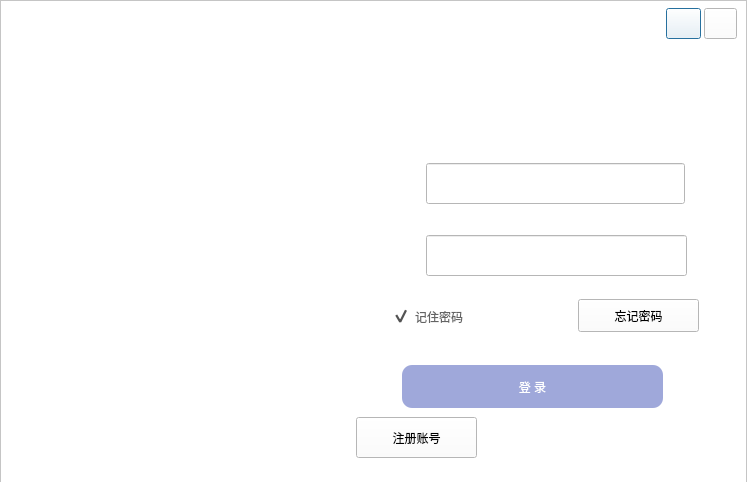
<?xml version="1.0" encoding="UTF-8"?>
<ui version="4.0">
 <class>Dialog</class>
 <widget class="QDialog" name="Dialog">
  <property name="geometry">
   <rect>
    <x>0</x>
    <y>0</y>
    <width>749</width>
    <height>482</height>
   </rect>
  </property>
  <property name="minimumSize">
   <size>
    <width>749</width>
    <height>482</height>
   </size>
  </property>
  <property name="maximumSize">
   <size>
    <width>749</width>
    <height>482</height>
   </size>
  </property>
  <property name="windowTitle">
   <string>Dialog</string>
  </property>
  <property name="windowIcon">
   <iconset resource="RecSystem.qrc">
    <normaloff>:/login/icons/bird-logo.png</normaloff>:/login/icons/bird-logo.png</iconset>
  </property>
  <property name="styleSheet">
   <string notr="true">background-color: rgb(255, 255, 255);</string>
  </property>
  <widget class="QFrame" name="frame">
   <property name="geometry">
    <rect>
     <x>0</x>
     <y>0</y>
     <width>747</width>
     <height>483</height>
    </rect>
   </property>
   <property name="frameShape">
    <enum>QFrame::StyledPanel</enum>
   </property>
   <property name="frameShadow">
    <enum>QFrame::Raised</enum>
   </property>
   <widget class="QPushButton" name="btn_minimize">
    <property name="geometry">
     <rect>
      <x>666</x>
      <y>8</y>
      <width>35</width>
      <height>31</height>
     </rect>
    </property>
    <property name="sizePolicy">
     <sizepolicy hsizetype="Minimum" vsizetype="Expanding">
      <horstretch>0</horstretch>
      <verstretch>0</verstretch>
     </sizepolicy>
    </property>
    <property name="minimumSize">
     <size>
      <width>25</width>
      <height>25</height>
     </size>
    </property>
    <property name="maximumSize">
     <size>
      <width>40</width>
      <height>16777215</height>
     </size>
    </property>
    <property name="toolTip">
     <string>最小化</string>
    </property>
    <property name="text">
     <string/>
    </property>
    <property name="icon">
     <iconset resource="RecSystem.qrc">
      <normaloff>:/login/icons/minmax.png</normaloff>:/login/icons/minmax.png</iconset>
    </property>
   </widget>
   <widget class="QLabel" name="label_movie">
    <property name="geometry">
     <rect>
      <x>30</x>
      <y>20</y>
      <width>301</width>
      <height>71</height>
     </rect>
    </property>
    <property name="sizePolicy">
     <sizepolicy hsizetype="Preferred" vsizetype="Preferred">
      <horstretch>0</horstretch>
      <verstretch>0</verstretch>
     </sizepolicy>
    </property>
    <property name="font">
     <font>
      <family>楷体</family>
      <pointsize>16</pointsize>
     </font>
    </property>
    <property name="toolTip">
     <string>&lt;html&gt;&lt;head/&gt;&lt;body&gt;&lt;p&gt;思绪无限&lt;/p&gt;&lt;p&gt;CSDN：&lt;a href=&quot;htps:wuxian.blog.csdn.net&quot;&gt;&lt;span style=&quot; text-decoration: underline; color:#0000ff;&quot;&gt;wuxian.blog.csdn.net&lt;/span&gt;&lt;/a&gt;&lt;/p&gt;&lt;p&gt;B站：&lt;a href=&quot;https://space.bilibili.com/456667721&quot;&gt;&lt;span style=&quot; text-decoration: underline; color:#0000ff;&quot;&gt;思绪亦无限&lt;/span&gt;&lt;/a&gt;&lt;/p&gt;&lt;/body&gt;&lt;/html&gt;</string>
    </property>
    <property name="layoutDirection">
     <enum>Qt::LeftToRight</enum>
    </property>
    <property name="styleSheet">
     <string notr="true">QLabel{
border-image: url(:/login/icons/sign.png);
}</string>
    </property>
    <property name="text">
     <string>&lt;html&gt;&lt;head/&gt;&lt;body&gt;&lt;p align=&quot;center&quot;&gt;&lt;br/&gt;&lt;/p&gt;&lt;/body&gt;&lt;/html&gt;</string>
    </property>
    <property name="alignment">
     <set>Qt::AlignCenter</set>
    </property>
   </widget>
   <widget class="QTabWidget" name="tabWidget">
    <property name="geometry">
     <rect>
      <x>326</x>
      <y>2</y>
      <width>417</width>
      <height>475</height>
     </rect>
    </property>
    <property name="layoutDirection">
     <enum>Qt::LeftToRight</enum>
    </property>
    <property name="autoFillBackground">
     <bool>false</bool>
    </property>
    <property name="styleSheet">
     <string notr="true">
QTabWidget::pane{
min-width:70px;
min-height:25px;
border-top: 0px solid;
	background-color: transparent;
}

QTabBar::tab {
font-size:10px;
min-width:70px;

min-height:25px;

color: black;

font:12px &quot;Microsoft YaHei&quot;;

border: -1px solid;



}

QTabBar::tab:selected{

min-width:70px;

min-height:25px;
color: black;

font:11px &quot;Microsoft YaHei&quot;;

border: 0px solid;

border-bottom: 0px solid;

border-color: #4796f0;

}</string>
    </property>
    <property name="currentIndex">
     <number>0</number>
    </property>
    <property name="tabBarAutoHide">
     <bool>true</bool>
    </property>
    <widget class="QWidget" name="tab_login">
     <attribute name="title">
      <string/>
     </attribute>
     <widget class="QCheckBox" name="checkBox_remenber">
      <property name="geometry">
       <rect>
        <x>66</x>
        <y>272</y>
        <width>115</width>
        <height>35</height>
       </rect>
      </property>
      <property name="styleSheet">
       <string notr="true">
QCheckBox{
font: 10pt &quot;微软雅黑&quot;;
color: rgb(100, 100, 100);
spacing: 5px;
background-color: transparent;
}

QCheckBox::indicator {
width: 18px;
height: 18px;
}
QCheckBox::indicator:unchecked {
border-image: url(:/login/icons/check.png);
}

QCheckBox::indicator:checked {
border-image: url(:/login/icons/checked.png);
}
 </string>
      </property>
      <property name="text">
       <string>记住密码</string>
      </property>
      <property name="iconSize">
       <size>
        <width>18</width>
        <height>18</height>
       </size>
      </property>
      <property name="checked">
       <bool>true</bool>
      </property>
     </widget>
     <widget class="QLineEdit" name="lineEdit_password">
      <property name="geometry">
       <rect>
        <x>100</x>
        <y>208</y>
        <width>261</width>
        <height>41</height>
       </rect>
      </property>
      <property name="font">
       <font>
        <family>微软雅黑</family>
        <pointsize>12</pointsize>
       </font>
      </property>
      <property name="text">
       <string/>
      </property>
     </widget>
     <widget class="QLabel" name="label_log_passwordBack">
      <property name="geometry">
       <rect>
        <x>52</x>
        <y>208</y>
        <width>319</width>
        <height>43</height>
       </rect>
      </property>
      <property name="styleSheet">
       <string notr="true">border-image: url(:/images/icons/logo1.png);</string>
      </property>
      <property name="text">
       <string/>
      </property>
     </widget>
     <widget class="QLabel" name="label_log_user">
      <property name="geometry">
       <rect>
        <x>64</x>
        <y>146</y>
        <width>21</width>
        <height>21</height>
       </rect>
      </property>
      <property name="styleSheet">
       <string notr="true">border-image: url(:/login/icons/logo2.png);
background-color: transparent;</string>
      </property>
      <property name="text">
       <string/>
      </property>
     </widget>
     <widget class="QLineEdit" name="lineEdit_user_log">
      <property name="geometry">
       <rect>
        <x>100</x>
        <y>136</y>
        <width>259</width>
        <height>41</height>
       </rect>
      </property>
      <property name="font">
       <font>
        <family>微软雅黑</family>
        <pointsize>12</pointsize>
        <italic>false</italic>
        <bold>false</bold>
       </font>
      </property>
      <property name="text">
       <string/>
      </property>
     </widget>
     <widget class="QToolButton" name="toolButton_forgetCode">
      <property name="geometry">
       <rect>
        <x>252</x>
        <y>272</y>
        <width>121</width>
        <height>33</height>
       </rect>
      </property>
      <property name="cursor">
       <cursorShape>PointingHandCursor</cursorShape>
      </property>
      <property name="text">
       <string>忘记密码</string>
      </property>
      <property name="iconSize">
       <size>
        <width>16</width>
        <height>16</height>
       </size>
      </property>
     </widget>
     <widget class="QLabel" name="label_log_password">
      <property name="geometry">
       <rect>
        <x>64</x>
        <y>220</y>
        <width>21</width>
        <height>21</height>
       </rect>
      </property>
      <property name="styleSheet">
       <string notr="true">border-image: url(:/login/icons/logo3.png);
background-color: transparent;</string>
      </property>
      <property name="text">
       <string/>
      </property>
     </widget>
     <widget class="QPushButton" name="pushButton_login">
      <property name="geometry">
       <rect>
        <x>76</x>
        <y>338</y>
        <width>261</width>
        <height>43</height>
       </rect>
      </property>
      <property name="styleSheet">
       <string notr="true">QPushButton{
	background-color:rgb(159,168,218);
	border-radius:10px; 
    border:1px;
	font:17px &quot;微软雅黑&quot;;
	color:rgba(255,255,255);
}

QPushButton::pressed{
	border-color:rgba(255,255,255,30);
	background-color: rgb(0, 170, 255);
	border-style:inset;
	color:rgba(0,0,0,100);
}

QPushButton::hover{
	background-color: rgb(73, 154, 237);
	border-color:rgba(255,255,255,200);
	color:rgba(255,255,255);
}</string>
      </property>
      <property name="text">
       <string>登 录</string>
      </property>
     </widget>
     <widget class="QLabel" name="label_pic">
      <property name="geometry">
       <rect>
        <x>166</x>
        <y>16</y>
        <width>85</width>
        <height>85</height>
       </rect>
      </property>
      <property name="minimumSize">
       <size>
        <width>85</width>
        <height>85</height>
       </size>
      </property>
      <property name="maximumSize">
       <size>
        <width>85</width>
        <height>85</height>
       </size>
      </property>
      <property name="font">
       <font>
        <family>Adobe 黑体 Std R</family>
        <pointsize>18</pointsize>
        <italic>false</italic>
        <bold>true</bold>
       </font>
      </property>
      <property name="styleSheet">
       <string notr="true">border-image: url(:/login/icons/user.png);
background-color: transparent;
border-radius:40px;</string>
      </property>
      <property name="text">
       <string/>
      </property>
      <property name="alignment">
       <set>Qt::AlignCenter</set>
      </property>
     </widget>
     <widget class="QLabel" name="label_log_userBack">
      <property name="geometry">
       <rect>
        <x>52</x>
        <y>136</y>
        <width>319</width>
        <height>43</height>
       </rect>
      </property>
      <property name="styleSheet">
       <string notr="true">border-image: url(:/images/icons/logo1.png);</string>
      </property>
      <property name="text">
       <string/>
      </property>
     </widget>
     <widget class="QToolButton" name="toolButton_go2reg">
      <property name="geometry">
       <rect>
        <x>30</x>
        <y>390</y>
        <width>121</width>
        <height>41</height>
       </rect>
      </property>
      <property name="cursor">
       <cursorShape>PointingHandCursor</cursorShape>
      </property>
      <property name="text">
       <string>注册账号</string>
      </property>
     </widget>
     <widget class="QLabel" name="label_log_info">
      <property name="geometry">
       <rect>
        <x>162</x>
        <y>402</y>
        <width>179</width>
        <height>39</height>
       </rect>
      </property>
      <property name="styleSheet">
       <string notr="true">background-color: transparent;
color: rgb(255, 0, 127);
font: 9pt &quot;微软雅黑&quot;;</string>
      </property>
      <property name="text">
       <string/>
      </property>
     </widget>
     <zorder>label_log_passwordBack</zorder>
     <zorder>label_log_userBack</zorder>
     <zorder>checkBox_remenber</zorder>
     <zorder>lineEdit_password</zorder>
     <zorder>label_log_user</zorder>
     <zorder>lineEdit_user_log</zorder>
     <zorder>toolButton_forgetCode</zorder>
     <zorder>label_log_password</zorder>
     <zorder>pushButton_login</zorder>
     <zorder>label_pic</zorder>
     <zorder>toolButton_go2reg</zorder>
     <zorder>label_log_info</zorder>
    </widget>
    <widget class="QWidget" name="tab_reg">
     <attribute name="title">
      <string/>
     </attribute>
     <widget class="QLineEdit" name="lineEdit_user_reg">
      <property name="geometry">
       <rect>
        <x>100</x>
        <y>122</y>
        <width>259</width>
        <height>41</height>
       </rect>
      </property>
      <property name="font">
       <font>
        <family>微软雅黑</family>
        <pointsize>12</pointsize>
        <italic>false</italic>
        <bold>false</bold>
       </font>
      </property>
      <property name="text">
       <string/>
      </property>
     </widget>
     <widget class="QLabel" name="label_reg_passwordBack">
      <property name="geometry">
       <rect>
        <x>52</x>
        <y>192</y>
        <width>319</width>
        <height>43</height>
       </rect>
      </property>
      <property name="styleSheet">
       <string notr="true">border-image: url(:/login/icons/logo1.png);</string>
      </property>
      <property name="text">
       <string/>
      </property>
     </widget>
     <widget class="QLabel" name="label_reg_user">
      <property name="geometry">
       <rect>
        <x>64</x>
        <y>132</y>
        <width>21</width>
        <height>21</height>
       </rect>
      </property>
      <property name="styleSheet">
       <string notr="true">border-image: url(:/login/icons/logo2.png);
background-color: transparent;</string>
      </property>
      <property name="text">
       <string/>
      </property>
     </widget>
     <widget class="QLineEdit" name="lineEdit_password_reg">
      <property name="geometry">
       <rect>
        <x>100</x>
        <y>192</y>
        <width>261</width>
        <height>41</height>
       </rect>
      </property>
      <property name="font">
       <font>
        <family>微软雅黑</family>
        <pointsize>12</pointsize>
       </font>
      </property>
      <property name="text">
       <string/>
      </property>
     </widget>
     <widget class="QLabel" name="label_pic_reg">
      <property name="geometry">
       <rect>
        <x>166</x>
        <y>10</y>
        <width>85</width>
        <height>85</height>
       </rect>
      </property>
      <property name="minimumSize">
       <size>
        <width>85</width>
        <height>85</height>
       </size>
      </property>
      <property name="maximumSize">
       <size>
        <width>85</width>
        <height>85</height>
       </size>
      </property>
      <property name="font">
       <font>
        <family>Adobe 黑体 Std R</family>
        <pointsize>18</pointsize>
        <italic>false</italic>
        <bold>true</bold>
       </font>
      </property>
      <property name="styleSheet">
       <string notr="true">border-image: url(:/login/icons/user.png);
background-color: transparent;
border-radius:40px;</string>
      </property>
      <property name="text">
       <string/>
      </property>
      <property name="alignment">
       <set>Qt::AlignCenter</set>
      </property>
     </widget>
     <widget class="QToolButton" name="toolButton_go2login">
      <property name="geometry">
       <rect>
        <x>10</x>
        <y>380</y>
        <width>119</width>
        <height>39</height>
       </rect>
      </property>
      <property name="cursor">
       <cursorShape>PointingHandCursor</cursorShape>
      </property>
      <property name="text">
       <string>前往登录</string>
      </property>
     </widget>
     <widget class="QLabel" name="label_reg_password">
      <property name="geometry">
       <rect>
        <x>64</x>
        <y>204</y>
        <width>21</width>
        <height>21</height>
       </rect>
      </property>
      <property name="styleSheet">
       <string notr="true">border-image: url(:/login/icons/logo3.png);
background-color: transparent;</string>
      </property>
      <property name="text">
       <string/>
      </property>
     </widget>
     <widget class="QLabel" name="label_reg_userBack">
      <property name="geometry">
       <rect>
        <x>52</x>
        <y>122</y>
        <width>319</width>
        <height>43</height>
       </rect>
      </property>
      <property name="styleSheet">
       <string notr="true">border-image: url(:/login/icons/logo1.png);</string>
      </property>
      <property name="text">
       <string/>
      </property>
     </widget>
     <widget class="QPushButton" name="pushButton_reg">
      <property name="geometry">
       <rect>
        <x>76</x>
        <y>340</y>
        <width>261</width>
        <height>43</height>
       </rect>
      </property>
      <property name="styleSheet">
       <string notr="true">QPushButton{
	background-color:rgb(159,168,218);
	border-radius:10px; 
    border:1px;
	font:17px &quot;微软雅黑&quot;;
	color:rgba(255,255,255);
}

QPushButton::pressed{
	border-color:rgba(255,255,255,30);
	background-color: rgb(0, 170, 255);
	border-style:inset;
	color:rgba(0,0,0,100);
}

QPushButton::hover{
	background-color: rgb(73, 154, 237);
	border-color:rgba(255,255,255,200);
	color:rgba(255,255,255);
}</string>
      </property>
      <property name="text">
       <string>注 册</string>
      </property>
     </widget>
     <widget class="QLabel" name="label_reg_vercodeBack">
      <property name="geometry">
       <rect>
        <x>52</x>
        <y>262</y>
        <width>223</width>
        <height>43</height>
       </rect>
      </property>
      <property name="styleSheet">
       <string notr="true">border-image: url(:/login/icons/logo1.png);</string>
      </property>
      <property name="text">
       <string/>
      </property>
     </widget>
     <widget class="QLabel" name="label_reg_vercode">
      <property name="geometry">
       <rect>
        <x>64</x>
        <y>272</y>
        <width>21</width>
        <height>23</height>
       </rect>
      </property>
      <property name="styleSheet">
       <string notr="true">border-image: url(:/login/icons/logo4.png);
background-color: transparent;</string>
      </property>
      <property name="text">
       <string/>
      </property>
     </widget>
     <widget class="QLineEdit" name="lineEdit_code_reg">
      <property name="geometry">
       <rect>
        <x>100</x>
        <y>262</y>
        <width>159</width>
        <height>41</height>
       </rect>
      </property>
      <property name="font">
       <font>
        <family>微软雅黑</family>
        <pointsize>12</pointsize>
       </font>
      </property>
      <property name="text">
       <string/>
      </property>
     </widget>
     <widget class="QToolButton" name="toolButton_verCode">
      <property name="geometry">
       <rect>
        <x>282</x>
        <y>262</y>
        <width>89</width>
        <height>43</height>
       </rect>
      </property>
      <property name="sizePolicy">
       <sizepolicy hsizetype="Preferred" vsizetype="Preferred">
        <horstretch>0</horstretch>
        <verstretch>0</verstretch>
       </sizepolicy>
      </property>
      <property name="cursor">
       <cursorShape>PointingHandCursor</cursorShape>
      </property>
      <property name="text">
       <string/>
      </property>
      <property name="icon">
       <iconset resource="RecSystem.qrc">
        <normaloff>:/login/icons/captcha_1.png</normaloff>:/login/icons/captcha_1.png</iconset>
      </property>
      <property name="iconSize">
       <size>
        <width>89</width>
        <height>43</height>
       </size>
      </property>
     </widget>
     <widget class="QLabel" name="label_reg_info">
      <property name="geometry">
       <rect>
        <x>158</x>
        <y>404</y>
        <width>179</width>
        <height>39</height>
       </rect>
      </property>
      <property name="styleSheet">
       <string notr="true">background-color: transparent;
color: rgb(255, 0, 127);
font: 9pt &quot;微软雅黑&quot;;</string>
      </property>
      <property name="text">
       <string/>
      </property>
     </widget>
     <widget class="QToolButton" name="toolButton_loadLogo">
      <property name="geometry">
       <rect>
        <x>272</x>
        <y>40</y>
        <width>35</width>
        <height>37</height>
       </rect>
      </property>
      <property name="maximumSize">
       <size>
        <width>45</width>
        <height>45</height>
       </size>
      </property>
      <property name="cursor">
       <cursorShape>PointingHandCursor</cursorShape>
      </property>
      <property name="toolTip">
       <string>修改头像</string>
      </property>
      <property name="autoFillBackground">
       <bool>false</bool>
      </property>
      <property name="text">
       <string/>
      </property>
      <property name="icon">
       <iconset resource="RecSystem.qrc">
        <normaloff>:/images/icons/gallery.png</normaloff>:/images/icons/gallery.png</iconset>
      </property>
      <property name="iconSize">
       <size>
        <width>30</width>
        <height>30</height>
       </size>
      </property>
      <property name="popupMode">
       <enum>QToolButton::DelayedPopup</enum>
      </property>
      <property name="toolButtonStyle">
       <enum>Qt::ToolButtonTextUnderIcon</enum>
      </property>
      <property name="autoRaise">
       <bool>false</bool>
      </property>
      <property name="arrowType">
       <enum>Qt::NoArrow</enum>
      </property>
     </widget>
     <zorder>label_reg_userBack</zorder>
     <zorder>lineEdit_user_reg</zorder>
     <zorder>label_reg_passwordBack</zorder>
     <zorder>label_reg_user</zorder>
     <zorder>lineEdit_password_reg</zorder>
     <zorder>label_pic_reg</zorder>
     <zorder>toolButton_go2login</zorder>
     <zorder>label_reg_password</zorder>
     <zorder>pushButton_reg</zorder>
     <zorder>label_reg_vercodeBack</zorder>
     <zorder>label_reg_vercode</zorder>
     <zorder>lineEdit_code_reg</zorder>
     <zorder>toolButton_verCode</zorder>
     <zorder>label_reg_info</zorder>
     <zorder>toolButton_loadLogo</zorder>
    </widget>
   </widget>
   <widget class="QPushButton" name="btn_close">
    <property name="geometry">
     <rect>
      <x>704</x>
      <y>8</y>
      <width>33</width>
      <height>31</height>
     </rect>
    </property>
    <property name="sizePolicy">
     <sizepolicy hsizetype="Minimum" vsizetype="Expanding">
      <horstretch>0</horstretch>
      <verstretch>0</verstretch>
     </sizepolicy>
    </property>
    <property name="minimumSize">
     <size>
      <width>25</width>
      <height>25</height>
     </size>
    </property>
    <property name="maximumSize">
     <size>
      <width>40</width>
      <height>16777215</height>
     </size>
    </property>
    <property name="toolTip">
     <string>关闭</string>
    </property>
    <property name="text">
     <string/>
    </property>
    <property name="icon">
     <iconset resource="RecSystem.qrc">
      <normaloff>:/login/icons/extractLeft.png</normaloff>:/login/icons/extractLeft.png</iconset>
    </property>
   </widget>
   <widget class="QLabel" name="label">
    <property name="geometry">
     <rect>
      <x>170</x>
      <y>10</y>
      <width>151</width>
      <height>20</height>
     </rect>
    </property>
    <property name="styleSheet">
     <string notr="true">border-image: url(:/images/icons/motto.png)</string>
    </property>
    <property name="text">
     <string/>
    </property>
   </widget>
   <widget class="QLabel" name="label_back">
    <property name="geometry">
     <rect>
      <x>20</x>
      <y>90</y>
      <width>321</width>
      <height>381</height>
     </rect>
    </property>
    <property name="styleSheet">
     <string notr="true">border-image:url(:/login/icons/login.jpg)</string>
    </property>
    <property name="text">
     <string/>
    </property>
   </widget>
   <zorder>tabWidget</zorder>
   <zorder>btn_minimize</zorder>
   <zorder>label_movie</zorder>
   <zorder>btn_close</zorder>
   <zorder>label</zorder>
   <zorder>label_back</zorder>
  </widget>
 </widget>
 <resources>
  <include location="RecSystem.qrc"/>
 </resources>
 <connections/>
</ui>
